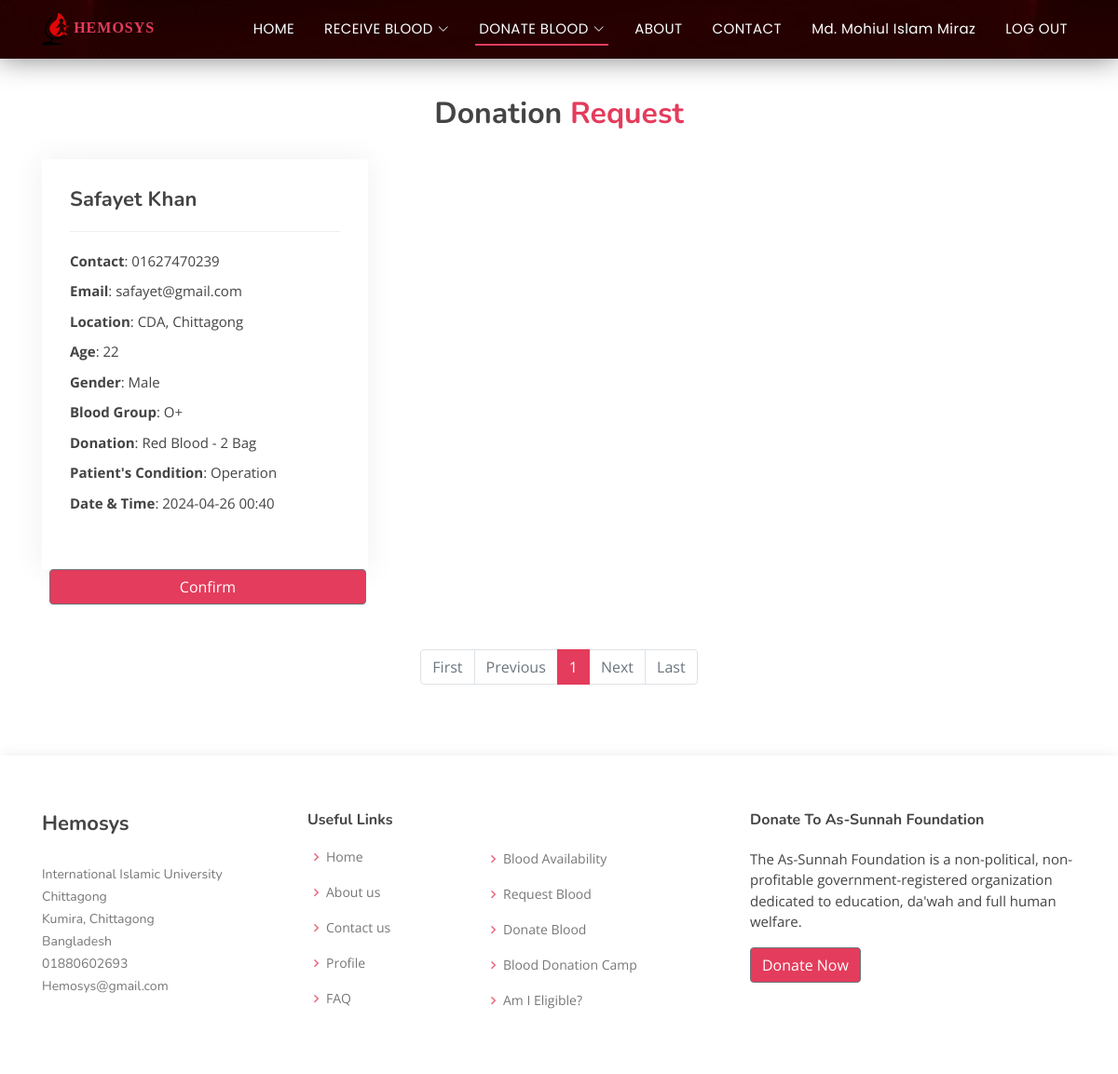
The page /donor/donation-request/ (signed in) on the database its author committed.
### Recipient/models.py (models this page shows)
class recipient(models.Model):
    recipientname = models.CharField(max_length=150)
    recipientphone = models.CharField(max_length=150)
    recipientemail = models.CharField(max_length=150)
    recipientlocation = models.CharField(max_length=150)
    recipientage = models.CharField(max_length=150)
    recipientgender = models.CharField(max_length=150)
    recipientblood = models.CharField(max_length=150)
    recipientdonationtype = models.CharField(max_length=150, null=True)
    recipientdonationquantity = models.CharField(max_length=150)
    recipientcondition = models.CharField(max_length=150)
    recipientdate = models.CharField(max_length=150)
    recipienttime = models.CharField(max_length=150, default = None)

### donor/views.py (the view)
# urls.py: path('donation-request/', views.donation_request, name="donationrequest"),
def donation_request(request):
    if request.user.is_authenticated:
        reqdata = recipient.objects.all()
        paginator=Paginator(reqdata,12)
        page_number=request.GET.get('page')
        page_obj=paginator.get_page(page_number)
        return render(request, "donationrequest.html", {"page_obj": page_obj})
    else:
        messages.warning(request, "PLEASE LOG IN TO DONATE")
        return redirect("/")

### templates/donationrequest.html (shortened to what this page needs)
{% extends 'base.html' %}
{% block content %}
<section id="portfolio-details" class="portfolio-details">
  <div class="container">
    <div class="section-title">
      <br><br>
      <h3>Donation <span>Request</span></h3>
    </div>
  </div>
  <div class="container">
    <div class="row gy-4">
      {% for n in page_obj %}
      <div class="col-lg-4">
        <div class="portfolio-info">
          <h3>{{ n.recipientname }}</h3>
          <ul>
            <li><strong>Contact</strong>: {{ n.recipientphone }} </li>
            <li><strong>Email</strong>: {{ n.recipientemail }} </li>
            <li><strong>Location</strong>: {{ n.recipientlocation }} </li>
            <li><strong>Age</strong>: {{ n.recipientage }} </li>
            <li><strong>Gender</strong>: {{ n.recipientgender }} </li>
            <li><strong>Blood Group</strong>: {{ n.recipientblood }} </li>
            <li><strong>Donation</strong>: {{ n.recipientdonationtype }} - {{ n.recipientdonationquantity }} Bag</li>
            <li><strong>Patient's Condition</strong>: {{ n.recipientcondition }} </li>
            <li><strong>Date & Time</strong>: {{ n.recipientdate }} {{ n.recipienttime }} </li>
            <br><br>
          </ul>
        </div>
        <form method="post" action="/donor/confirm-donation/{{n.id}}/">
          <button type="submit" class="btn btn-secondary mx-2" style="background-color: #e43c5c; width: 340px;"> Confirm </button>
        </form>
      </div>
      {% endfor %}
    </div>
  </div>
  <br><br>
  <div class="container d-flex justify-content-center">
    <nav aria-label="...">
      <ul class="pagination">
        {% if page_obj.has_previous %}
          <li class="page-item">
            <a class="page-link" href="?page=1">First</a>
          </li>
          <li class="page-item">
            <a class="page-link" href="?page={{ page_obj.previous_page_number }}">Previous</a>
          </li>
        {% else %}
          <li class="page-item disabled">
            <a class="page-link" href="?page=1">First</a>
          </li>
          <li class="page-item disabled">
            <a class="page-link" href="#">Previous</a>
          </li>
        {% endif %}
        {% for num in page_obj.paginator.page_range %}
          <li class="page-item {% if page_obj.number == num %}active{% endif %}" aria-current="page">
            <a class="page-link" href="?page={{ num }}">{{ num }}</a>
          </li>
        {% endfor %}
        {% if page_obj.has_next %}
          <li class="page-item">
            <a class="page-link" href="?page={{ page_obj.next_page_number }}">Next</a>
          </li>
          <li class="page-item">
            <a class="page-link" href="?page={{ page_obj.paginator.num_pages }}">Last</a>
          </li>
        {% else %}
          <li class="page-item disabled">
            <a class="page-link" href="#">Next</a>
          </li>
          <li class="page-item disabled">
            <a class="page-link" href="#">Last</a>
          </li>
        {% endif %}
      </ul>
    </nav>
  </div>
</section>
{% endblock content %}

### templates/header.html (shortened to what this page needs)
{%load static %}
<!DOCTYPE html>
<html lang="en">
<head>
  <link rel="stylesheet" href="https://cdn.jsdelivr.net/npm/bootstrap@4.4.1/dist/css/bootstrap.min.css">
  <link rel="stylesheet" href="https://cdn.jsdelivr.net/npm/bootstrap-icons@1.3.0/font/bootstrap-icons.css">
  <link rel='stylesheet' href='https://unpkg.com/boxicons@2.1.4/css/boxicons.min.css' >
  <link href="/static/assets/css/style.css" rel="stylesheet">
</head>
<body>
  <header id="header" class="fixed-top ">
    <div class="container d-flex align-items-center justify-content-between">
      <a href="/" class="logo"><img src="{% static '/images/logo.png' %}" alt="" class="img-fluid"> HEMOSYS </a>
      <nav id="navbar" class="navbar">
        <ul>
          {% url 'index' as url %}
          <li><a class="{% if request.path == url %} active {% endif %}" href="/">HOME</a></li>
          {% url 'requestblood' as url1 %}
          {% url 'bloodavailability' as url2 %}
          <li class="dropdown"><a class="{% if request.path == url1 or request.path == url2 %} active {% endif %}" href="#"><span>RECEIVE BLOOD</span> <i class="bi bi-chevron-down"></i></a>
          </li>
          {% url 'donorregistration' as url3 %}
          {% url 'registereddonors' as url4 %}
          {% url 'donationcamp' as url5 %}
          {% url 'amieligible' as url6 %}
          {% url 'donationrequest' as url7 %}
          <li class="dropdown"><a class="{% if request.path == url3 or request.path == url4 or request.path == url5 or request.path == url6 or request.path == url7 %} active {% endif %}" href="#"><span>DONATE BLOOD</span> <i class="bi bi-chevron-down"></i></a>
          </li>
          {% url 'about' as url %}
          <li><a class="{% if request.path == url %} active {% endif %}" href="{{url}}">ABOUT</a></li>
          {% url 'contact' as url %}
          <li><a class="{% if request.path == url %} active {% endif %}" href="{{url}}">CONTACT</a></li>
          {% if request.user.is_superuser %}
          <li class="dropdown"><a href="#"><span>Admin <i class="fa-solid fa-user"></i></span> <i class="bi bi-chevron-down"></i></a>
            <ul>
              {% url 'profile' as url %}
              <li><a class="{% if request.path == url %} active {% endif %}" href="{{url}}">{{ user }}<i class="fa-solid fa-user"></i></a></li>
              <li><a href="/admin">Dashboard</a></li>
            </ul>
          </li>
          {% else %}
          {% if request.user.is_authenticated %}
          {% url 'profile' as url %}
          <li><a class="{% if request.path == url %} active {% endif %}" href="{{url}}">{{ user.first_name }}</a></li>
          {% else %}
          {% url 'profile' as url %}
          <li><a class="{% if request.path == url %} active {% endif %}" href="{{url}}">Anonymous</a></li>
          {% endif %}
          {% endif %}
          {% if request.user.is_authenticated %}
          <li><a  class="nav-link scrollto" href="/auth/logout/">LOG OUT
          </a></li>
          {% endif %}
        </ul>
      </nav>
    </div>
  </header>

### static/assets/css/style.css (style rules this page uses)
body { font-family: "Open Sans", sans-serif; color: #444444; }
a { color: #e43c5c; text-decoration: none; }
h1, h2, h3, h4, h5, h6 { font-family: "Nunito", sans-serif; }
#header { transition: all 0.5s; z-index: 997; padding: 10px 0; background: url("../../images/headerbg.jpg") top center; box-shadow: 0 0 30px rgba(0, 0, 0, 0.5); }
#header .logo { font-size: 16px; margin: 0; padding: 0; line-height: 1; font-weight: 600; letter-spacing: 1px; text-transform: uppercase; font-family: cursive; }
#header .logo img { max-height: 35px; }
.navbar { padding: 0; }
.navbar ul { margin: 0; padding: 0; display: flex; list-style: none; align-items: center; }
.navbar li { position: relative; }
.navbar>ul>li { white-space: nowrap; padding: 10px 0 10px 24px; }
.navbar a, .navbar a:focus { display: flex; align-items: center; justify-content: space-between; font-family: "Poppins", sans-serif; color: #fff; font-size: 15px; padding: 0 4px; white-space: nowrap; transition: 0.3s; letter-spacing: 0.4px; position: relative; }
.navbar a i, .navbar a:focus i { font-size: 12px; line-height: 0; margin-left: 5px; }
.navbar>ul>li>a:before { content: ""; position: absolute; width: 100%; height: 2px; bottom: -6px; left: 0; background-color: #e43c5c; visibility: hidden; transform: scaleX(0); transition: all 0.3s ease-in-out 0s; }
.navbar a:hover:before, .navbar li:hover>a:before, .navbar .active:before { visibility: visible; transform: scaleX(1); }
.navbar a:hover, .navbar .active, .navbar .active:focus, .navbar li:hover>a { color: #fff; }
section { padding: 60px 0; overflow: hidden; }
.section-title { text-align: center; padding-bottom: 30px; }
.section-title h3 { margin: 15px 0 0 0; font-size: 32px; font-weight: 700; }
.section-title h3 span { color: #e43c5c; }
.portfolio-details { padding-top: 40px; }
.portfolio-details .portfolio-info { width: 350px; height: 440px; padding: 30px; box-shadow: 0px 0 30px rgba(73, 60, 62, 0.08); overflow: hidden; margin-top: 0px; }
.portfolio-details .portfolio-info h3 { font-size: 22px; font-weight: 700; margin-bottom: 20px; padding-bottom: 20px; border-bottom: 1px solid #eee; }
.portfolio-details .portfolio-info ul { list-style: none; padding: 0; font-size: 15px; }
.portfolio-details .portfolio-info ul li+li { margin-top: 10px; }
.pagination .page-link { color: #e43c5c; background-color: transparent; border-color: #e43c5c; }
.pagination .page-item.active .page-link { background-color: #e43c5c; border-color: #e43c5c; }

### rows shown on the page
recipient: recipientname "Safayet Khan", recipientphone "01627470239", recipientemail "safayet@gmail.com", recipientlocation "CDA, Chittagong", recipientage "22", recipientgender "Male", recipientblood "O+", recipientdonationtype "Red Blood", recipientdonationquantity "2", recipientcondition "Operation", recipientdate "2024-04-26", recipienttime "00:40"

### other values the page prints
{{ user.first_name }} "Md. Mohiul Islam Miraz"
{{ num }} "1"
